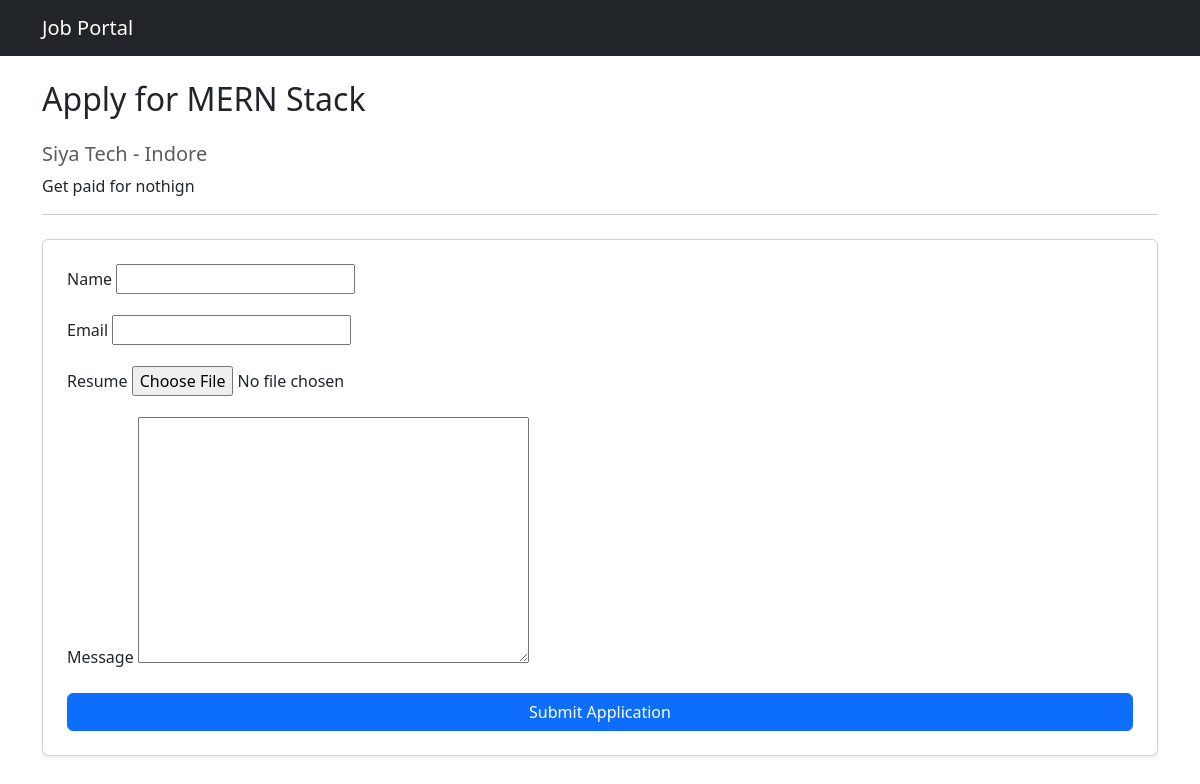
The app's page /apply/5/ with its own data.
### myapp/models.py (models this page shows, shortened)
class Job(models.Model):
    job_title = models.CharField(max_length=200)
    company_name = models.CharField(max_length=200)
    description = models.TextField()
    openings = models.PositiveIntegerField()
    location = models.CharField(max_length=100)
    contact_email = models.EmailField()
    approved = models.BooleanField(default=False)
    created_at = models.DateTimeField(auto_now_add=True)

### myapp/views.py (the view)
# urls.py: path('apply/<int:job_id>/', views.apply_job, name='apply_job'),
def apply_job(request, job_id):
    job = get_object_or_404(Job, id=job_id, approved=True)
    if request.method == 'POST':
        form = JobApplicationForm(request.POST, request.FILES)
        if form.is_valid():
            application = form.save(commit=False)
            application.job = job
            application.save()
            return render(request, 'myapp/application_success.html', {'job': job})
    else:
        form = JobApplicationForm()
    return render(request, 'myapp/apply_job.html', {'job': job, 'form': form})

### myapp/forms.py
class JobApplicationForm(forms.ModelForm):
    class Meta:
        model = JobApplication
        fields = ['name', 'email', 'resume', 'message']

### myapp/templates/myapp/apply_job.html (shortened to what this page needs)
{% extends "myapp/base.html" %}
{% block content %}
<h2 class="mb-4">Apply for {{ job.job_title }}</h2>
<h5 class="text-muted">{{ job.company_name }} - {{ job.location }}</h5>
<p>{{ job.description }}</p>
<hr>
<form method="post" enctype="multipart/form-data" class="mt-4 card p-4 shadow-sm">
    {% for field in form %}
        <div class="mb-3">
            <label class="form-label">{{ field.label }}</label>
            {{ field }}
        </div>
    {% endfor %}
    <button type="submit" class="btn btn-primary">Submit Application</button>
</form>
{% endblock %}

### records on screen
Job: job_title "MERN Stack", company_name "Siya Tech", location "Indore", description "Get paid for nothign"

### other values on screen
{{ field.label }} "Name" "Email" "Resume" "Message"
